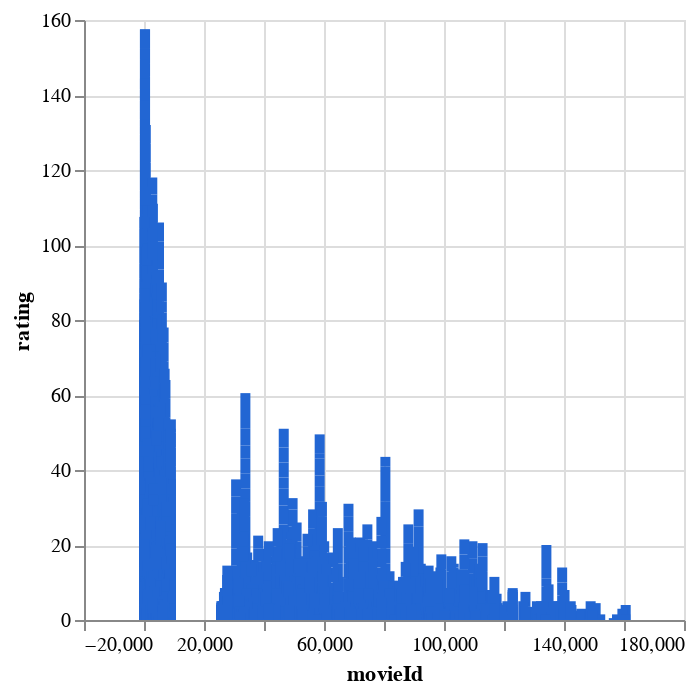

Notebook source saved alongside this figure:
### Code cell
DeepnoteChart(ratings, """{"layer":[{"layer":[{"mark":{"clip":true,"type":"bar","color":"#2266D3","tooltip":true},"encoding":{"x":{"sort":null,"type":"quantitative","field":"movieId","scale":{"type":"linear"},"format":{"type":"default","decimals":null},"formatType":"numberFormatFromNumberType"},"y":{"sort":null,"type":"quantitative","field":"rating","scale":{"type":"linear"},"format":{"type":"default","decimals":null},"formatType":"numberFormatFromNumberType"}}}]}],"title":"","config":{"legend":{}},"$schema":"https://vega.github.io/schema/vega-lite/v5.json","encoding":{},"usermeta":{"tooltipDefaultMode":true}}""")

### Figure 1 — Vega-Lite specification as saved in the notebook (floating-point values rounded to 4 significant figures; data arrays with more than 128 entries replaced by an {"elided": "..."} marker saying what was removed)
{"layer": [{"layer": [{"mark": {"clip": true, "type": "bar", "color": "#2266D3", "tooltip": true}, "encoding": {"x": {"sort": null, "type": "quantitative", "field": "movieId", "scale": {"type": "linear"}, "format": {"type": "default", "decimals": null}, "formatType": "numberFormatFromNumberType"}, "y": {"sort": null, "type": "quantitative", "field": "rating", "scale": {"type": "linear"}, "format": {"type": "default", "decimals": null}, "formatType": "numberFormatFromNumberType"}}}]}], "title": "", "config": {"legend": {}}, "$schema": "https://vega.github.io/schema/vega-lite/v5.json", "encoding": {}, "usermeta": {"tooltipDefaultMode": true}, "data": {"values": {"elided": "10000 records"}}}
